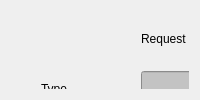
             <widget class="QWidget" name="Reset">
              <layout class="QGridLayout" name="gridLayout_8">
               <item row="0" column="0">
                <widget class="QWidget" name="widget_Reset" native="true">
                 <property name="font">
                  <font>
                   <strikeout>false</strikeout>
                  </font>
                 </property>
                 <property name="focusPolicy">
                  <enum>Qt::NoFocus</enum>
                 </property>
                 <property name="autoFillBackground">
                  <bool>true</bool>
                 </property>
                 <widget class="QLabel" name="label_62">
                  <property name="geometry">
                   <rect>
                    <x>460</x>
                    <y>20</y>
                    <width>61</width>
                    <height>16</height>
                   </rect>
                  </property>
                  <property name="text">
                   <string>Response</string>
                  </property>
                 </widget>
                 <widget class="Line" name="line_25">
                  <property name="geometry">
                   <rect>
                    <x>310</x>
                    <y>0</y>
                    <width>16</width>
                    <height>801</height>
                   </rect>
                  </property>
                  <property name="orientation">
                   <enum>Qt::Vertical</enum>
                  </property>
                 </widget>
                 <widget class="QLabel" name="label_63">
                  <property name="geometry">
                   <rect>
                    <x>130</x>
                    <y>20</y>
                    <width>61</width>
                    <height>16</height>
                   </rect>
                  </property>
                  <property name="text">
                   <string>Request</string>
                  </property>
                 </widget>
                 <widget class="QLineEdit" name="lineEdit_Type_Reset_Request">
                  <property name="geometry">
                   <rect>
                    <x>130</x>
                    <y>60</y>
                    <width>161</width>
                    <height>31</height>
                   </rect>
                  </property>
                  <property name="autoFillBackground">
                   <bool>false</bool>
                  </property>
                  <property name="styleSheet">
                   <string notr="true">background:rgb(195,195,195)</string>
                  </property>
                  <property name="text">
                   <string/>
                  </property>
                  <property name="readOnly">
                   <bool>true</bool>
                  </property>
                 </widget>
                 <widget class="QLabel" name="label_Type_Reset_Request">
                  <property name="geometry">
                   <rect>
                    <x>30</x>
                    <y>70</y>
                    <width>81</width>
                    <height>16</height>
                   </rect>
                  </property>
                  <property name="text">
                   <string>Type</string>
                  </property>
                 </widget>
                 <widget class="QComboBox" name="comboBox_Status_Reset_Response">
                  <property name="geometry">
                   <rect>
                    <x>450</x>
                    <y>60</y>
                    <width>161</width>
                    <height>31</height>
                   </rect>
                  </property>
                  <item>
                   <property name="text">
                    <string>ACCEPTED</string>
                   </property>
                  </item>
                  <item>
                   <property name="text">
                    <string>REJECTED</string>
                   </property>
                  </item>
                 </widget>
                 <widget class="QLabel" name="label_Status_Reset_Response">
                  <property name="geometry">
                   <rect>
                    <x>340</x>
                    <y>70</y>
                    <width>81</width>
                    <height>16</height>
                   </rect>
                  </property>
                  <property name="text">
                   <string>Status</string>
                  </property>
                 </widget>
                </widget>
               </item>
              </layout>
             </widget>
